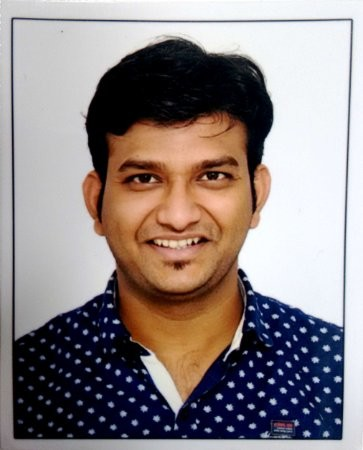
#> input picture 7. Clustering/Photo.jpg, 363 x 450 px
$ jupyter execute --allow-errors Clustering.ipynb   (shell and % lines are left out)
#> lines starting #> are read from the running program, lines starting #| are printed output that depends on the picture
# Clusterning

- Simulator-https://www.naftaliharris.com/blog/visualizing-dbscan-clustering/
- RAW Implementation- https://towardsdatascience.com/k-means-clustering-algorithm-applications-evaluation-methods-and-drawbacks-aa03e644b48a

- Analytics Vidhya Article https://www.analyticsvidhya.com/blog/2016/11/an-introduction-to-clustering-and-different-methods-of-clustering/

[Euclidean distance & Manhattan Distance intuition video](https://www.youtube.com/watch?v=p3HbBlcXDTE&list=PLZoTAELRMXVPBTrWtJkn3wWQxZkmTXGwe&index=63)

# Types of Clustering
Broadly speaking, clustering can be divided into two subgroups :

- <b>Hard Clustering</b>: In hard clustering, each data point either belongs to a cluster completely or not. For example, in the above example each customer is put into one group out of the 10 groups.

- <b>Soft Clustering</b>: In soft clustering, instead of putting each data point into a separate cluster, a probability or likelihood of that data point to be in those clusters is assigned. For example, from the above scenario each costumer is assigned a probability to be in either of 10 clusters of the retail store.

# Types of clustering algorithms
Since the task of clustering is subjective, the means that can be used for achieving this goal are plenty. Every methodology follows a different set of rules for defining the ‘similarity’ among data points. In fact, there are more than 100 clustering algorithms known. But few of the algorithms are used popularly, let’s look at them in detail:

- <b>Connectivity models</b>: As the name suggests, these models are based on the notion that the data points closer in data space exhibit more similarity to each other than the data points lying farther away. These models can follow two approaches. In the first approach, they start with classifying all data points into separate clusters & then aggregating them as the distance decreases. In the second approach, all data points are classified as a single cluster and then partitioned as the distance increases. Also, the choice of distance function is subjective. These models are very easy to interpret but lacks scalability for handling big datasets. Examples of these models are <font color="blue">hierarchical clustering</font> algorithm and its variants.

- <b>Centroid models</b>: These are iterative clustering algorithms in which the notion of similarity is derived by the closeness of a data point to the centroid of the clusters. <font color="blue">K-Means</font> clustering algorithm is a popular algorithm that falls into this category. In these models, the no. of clusters required at the end have to be mentioned beforehand, which makes it important to have prior knowledge of the dataset. These models run iteratively to find the local optima.

- <b>Distribution models</b>: These clustering models are based on the notion of how probable is it that all data points in the cluster belong to the same distribution (For example: Normal, Gaussian). These models often suffer from overfitting. A popular example of these models is <font color="blue">Expectation-maximization</font> algorithm which uses multivariate normal distributions.

- <b>Density Models</b>: These models search the data space for areas of varied density of data points in the data space. It isolates various different density regions and assign the data points within these regions in the same cluster. Popular examples of density models are <font color="blue">DBSCAN and OPTICS.</font>

# K Means

The way kmeans algorithm works is as follows:
1. Specify number of clusters K.
2. Initialize centroids by first shuffling the dataset and then randomly selecting K data points for the centroids without replacement.
3. Keep iterating until there is no change to the centroids. i.e assignment of data points to clusters isn’t changing.
4. Compute the sum of the squared distance between data points and all centroids.
5. Assign each data point to the closest cluster (centroid).
6. Compute the centroids for the clusters by taking the average of the all data points that belong to each cluster.

##### Important points

- Since clustering algorithms including kmeans use distance-based measurements to determine the similarity between data points, it’s recommended to standardize the data to have a mean of zero and a standard deviation of one since almost always the features in any dataset would have different units of measurements such as age vs income.

- Given kmeans iterative nature and the random initialization of centroids at the start of the algorithm, different initializations may lead to different clusters since kmeans algorithm may stuck in a local optimum and may not converge to global optimum. Therefore, it’s recommended to run the algorithm using different initializations of centroids and pick the results of the run that that yielded the lower sum of squared distance.

- In case Multi dimension data it is better to apply PCA before K means as It help us reduce distance calculation time.

- it is common to run the k-means algorithm multiple times with different initial cluster centers. The time complexity of the k-means algorithm is $O(nkt)$ where n is the total number of objects, k is the number of clusters, and t is the number of iterations. Normally, k <<n and t<<n. Therefore, the method is relatively scalable and efficient in processing large data sets

- <b>“How can we make the k-means algorithm more scalable?”</b> One approach to making
the k-means method more efficient on large data sets is to use a good-sized set of
samples in clustering. Another is to employ a filtering approach that uses a spatial hierarchical data index to save costs when computing means. A third approach explores the
microclustering idea, which first groups nearby objects into “microclusters” and then
performs k-means clustering on the microclusters.

### Raw Implementation

[cell 1]
import numpy as np
from numpy.linalg import norm


class Kmeans:
    '''Implementing Kmeans algorithm.'''

    # [23 lines left out: functions __init__, initializ_centroids, compute_centroids, compute_distance, not called in this run]

    def find_closest_cluster(self, distance):
        return np.argmin(distance, axis=1)

    # [16 lines left out: functions compute_sse, fit, not called in this run]

    def predict(self, X):
        distance = self.compute_distance(X, old_centroids)
        return self.find_closest_cluster(distance)

[On paper solution Video](https://www.youtube.com/watch?v=YWgcKSa_2ag)

[cell 2]
# Modules
import matplotlib.pyplot as plt
from matplotlib.image import imread
import pandas as pd
import seaborn as sns
from sklearn.datasets.samples_generator import (make_blobs,
                                                make_circles,
                                                make_moons)
from sklearn.cluster import KMeans, SpectralClustering
from sklearn.preprocessing import StandardScaler
from sklearn.metrics import silhouette_samples, silhouette_score
from sklearn.utils import check_random_state

sns.set_context('notebook')
plt.style.use('fivethirtyeight')
from warnings import filterwarnings
filterwarnings('ignore')

#> (a cell that did not finish here is left out)

#> (a cell that did not finish here is left out)

#> (a cell that did not finish here is left out)

#> (a cell that did not finish here is left out)

[cell 7]
# Plot the clustered data
fig, ax = plt.subplots(figsize=(8, 7))
#> (the rest of this cell did not finish here and is left out)

In the above visualization, the color of the small data points represents the cluster to which they have been assigned. The larger circles are the cluster centroids, with their color indicating the cluster that they represent. For illustrative purposes, I've also shaded subregions depending on which centroid they are closest to. This is called a [Voronoi](https://en.wikipedia.org/wiki/Voronoi_diagram) diagram.

##### Using Randomly assign the intial centroid

[cell 8]
# [30 lines left out: function random_centroid_init, not called in this run]

#> (a cell that did not finish here is left out)

Observations
- In the real time data would not be that consistant as Chaging the intial centorid value will end to different clusters figure

 <b>k-means++</b>. It works similarly to the "farthest" heuristic, except that instead of choosing the jth centroid to be the point furthest from the preceding centroids, it selects a point with probability proportional to the square of its distance to the nearest preceding centroid. This makes some sense: If you pick the farthest point, you often get points that are at the edges of their true clusters, but if you choose randomly as described, then you're more likely to get one near the center of the true cluster. (Indeed, the authors even proved that this initialization results in a clustering that in expectation is suboptimal by at most a <font color='blue'>log(k)</font> factor)!

### Kmeans on Image Compression

[cell 10]
# Read the image
from skimage.io import imread
from skimage import img_as_float
img = imread('Photo.jpg')
#> img is the input picture: shape (450, 363, 3); mean R, G, B 143.2, 133.1, 132.9
img_size = img.shape
#> img_size = (450, 363, 3)
print(img_size)
#| (450, 363, 3)

[cell 11]
from pylab import *
img_f = img_as_float(img)
w, h = img_f.shape[:2]
#> w = 450; h = 363
R = img_f[:,:,0]
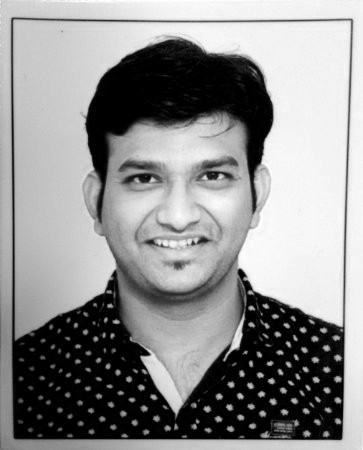
#> R: shape (450, 363) float64; min 0, max 1, mean 0.562
G = img_f[:,:,1]
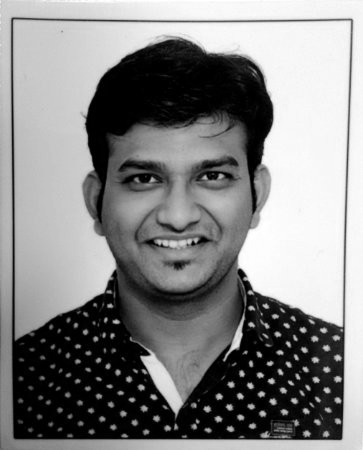
#> G: shape (450, 363) float64; min 0, max 1, mean 0.522
B = img_f[:,:,2]
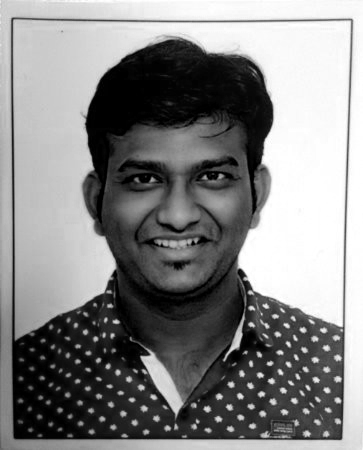
#> B: shape (450, 363) float64; min 0, max 1, mean 0.521
figure(figsize=(10,7))
gray()
subplot(1,4,1); imshow(img_f); title("RGB")
subplot(1,4,2); imshow(R); title("Red")
subplot(1,4,3); imshow(G); title("Green")
subplot(1,4,4); imshow(B); title("Blue")
show()
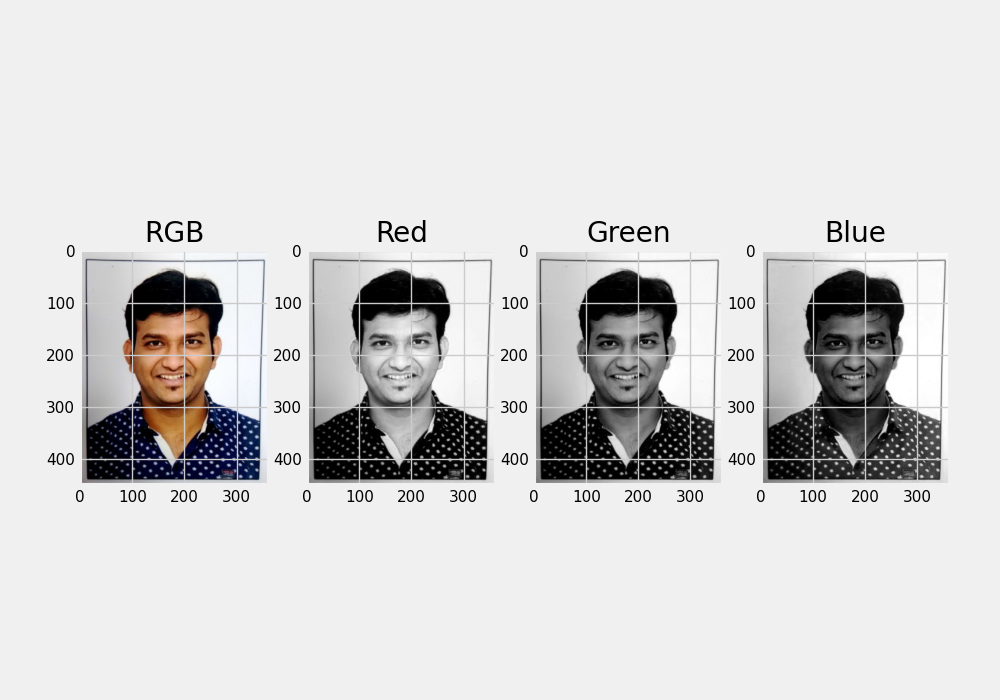
#> figure drawn by matplotlib, 4 panels

[cell 12]
# Reshape it to be 2-dimension
X = img.reshape(img_size[0] * img_size[1], img_size[2])

# Run the Kmeans algorithm
km = KMeans(n_clusters=30)
km.fit(X)

# Use the centroids to compress the image
X_compressed = km.cluster_centers_[km.labels_]
X_compressed = np.clip(X_compressed.astype('uint8'), 0, 255)

# Reshape X_recovered to have the same dimension as the original image 128 * 128 * 3
X_compressed = X_compressed.reshape(img_size[0], img_size[1], img_size[2])

# Plot the original and the compressed image next to each other
fig, ax = plt.subplots(1, 2, figsize = (12, 8))
ax[0].imshow(img)
ax[0].set_title('Original Image')
ax[1].imshow(X_compressed)
ax[1].set_title('Compressed Image with 30 colors')
for ax in fig.axes:
    ax.axis('off')
plt.tight_layout();
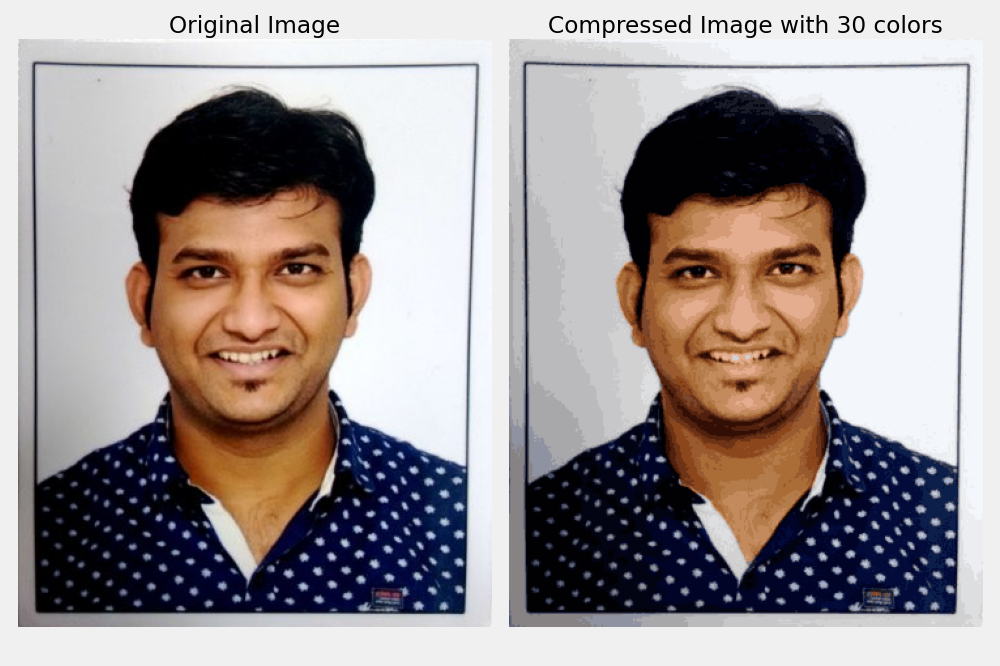
#> figure drawn by matplotlib, 2 panels

$ run again, with 7. Clustering/DBSCAN.PNG saved as 7. Clustering/Photo.jpg
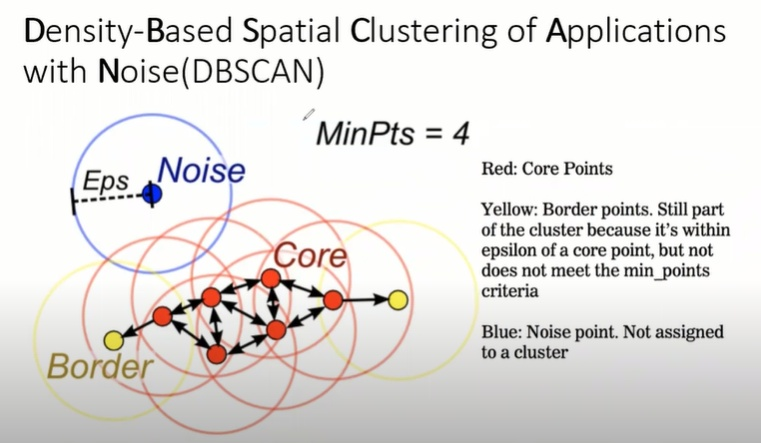
#> input picture 7. Clustering/DBSCAN.PNG, 761 x 443 px
#> img is the input picture: shape (443, 761, 3); mean R, G, B 226.3, 223.7, 221.3
#| (443, 761, 3)
#> `show()`:
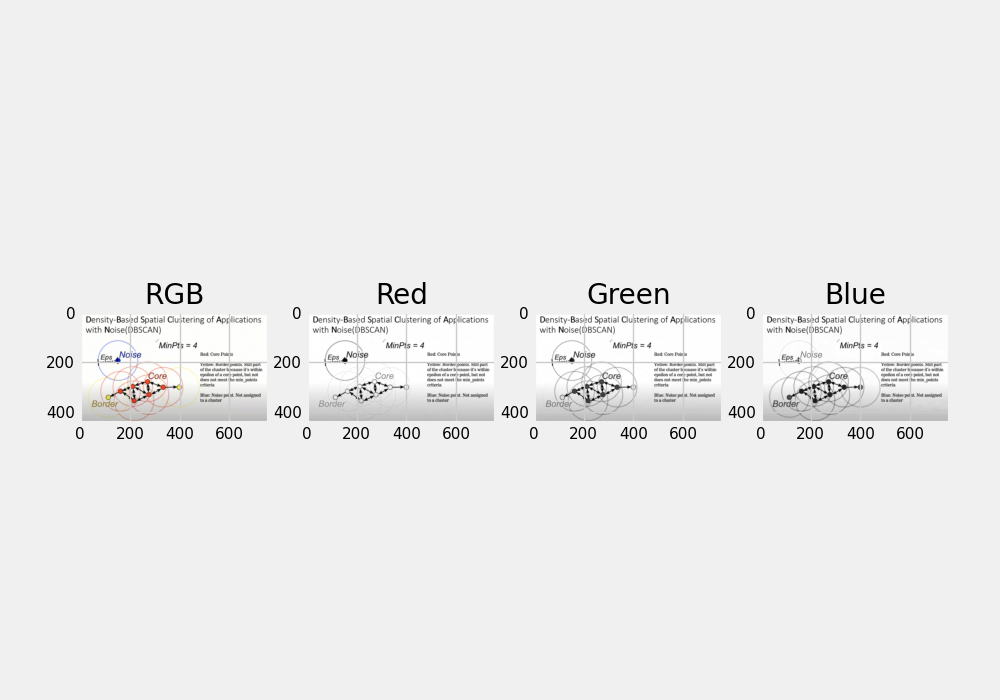
#> figure drawn by matplotlib, 4 panels
#> `[cell 12] # Reshape it to be 2-dimension X = img.reshape(img_size[0] *..`:
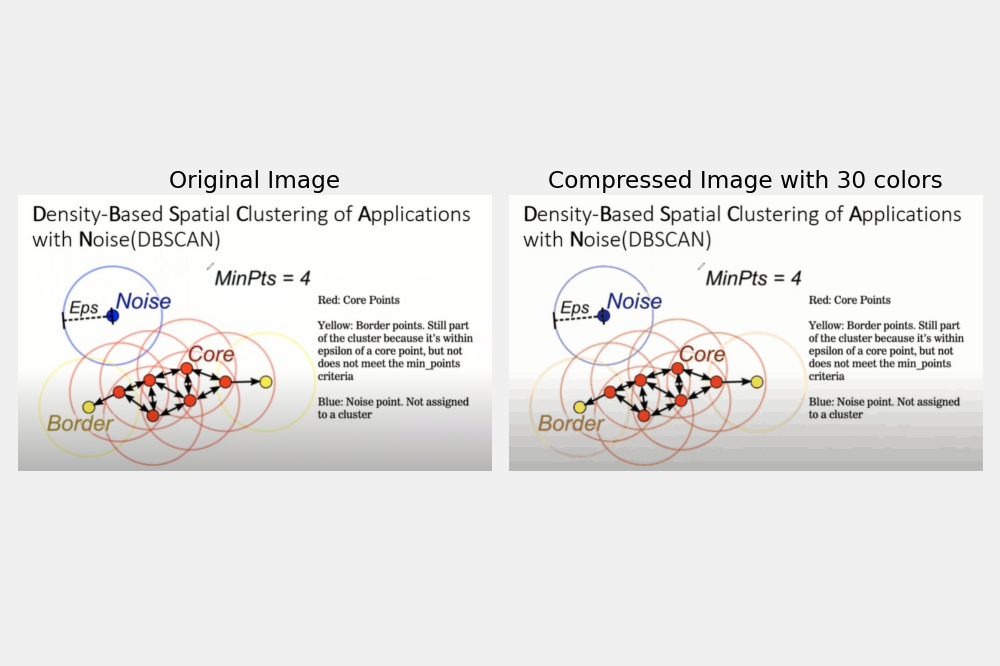
#> figure drawn by matplotlib, 2 panels
